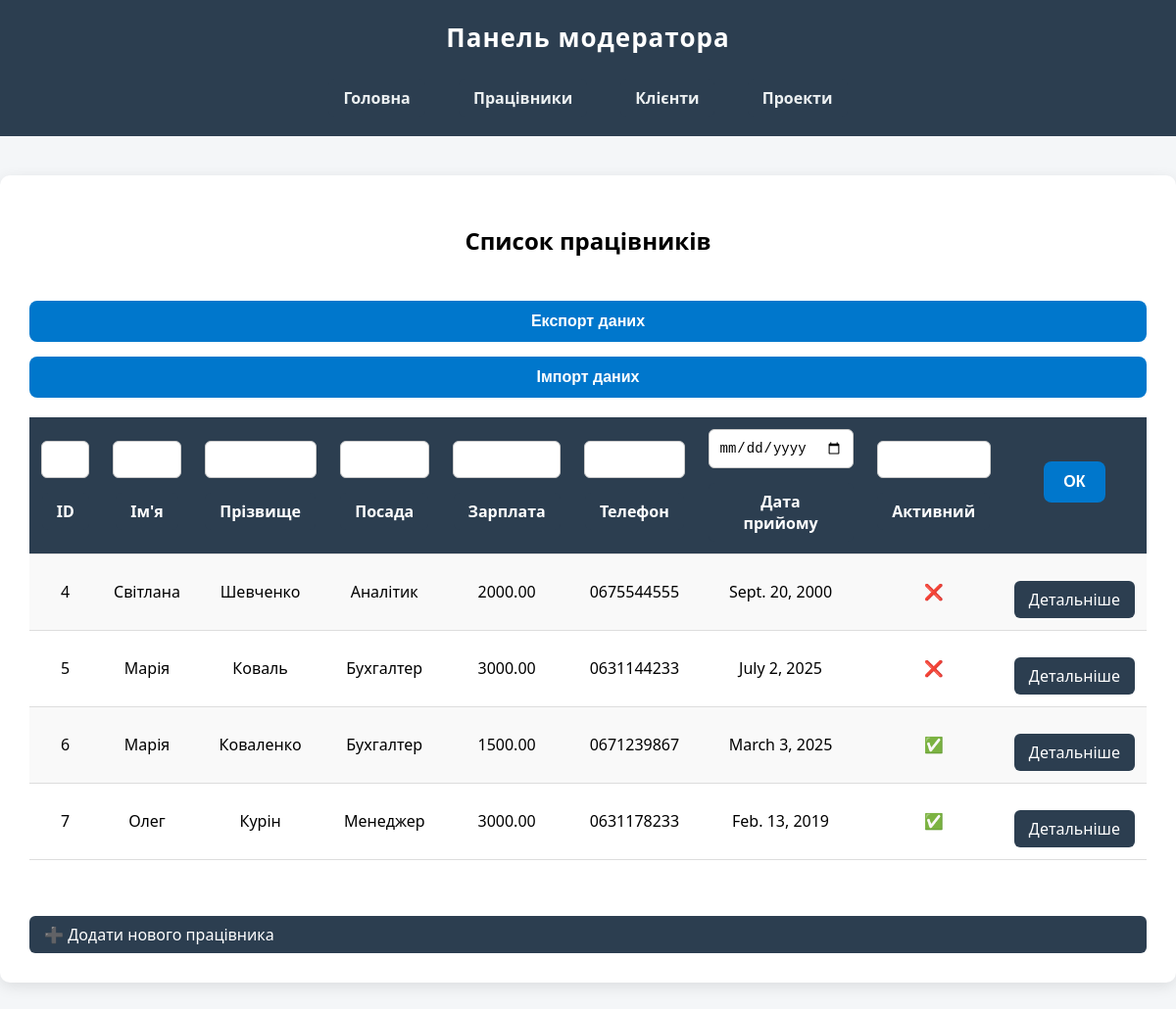
The app's page /moderator/workers/ with its own data.
### main/models.py (models this page shows, shortened)
class Worker(models.Model):
    id = models.IntegerField('№', primary_key=True)
    name = models.CharField('Ім’я', max_length=20)
    surname = models.CharField('Прізвище', max_length=20)
    position = models.CharField('Посада', max_length=50)
    salary = models.DecimalField('Зарплата', max_digits=10, decimal_places=2)
    phone = models.CharField('Телефон', max_length=20)
    date_hired = models.DateField('Дата найму')
    is_active = models.BooleanField('Активний', default=False)

### moderator/views.py (the view)
# urls.py: path('workers/',views.show_workers_list,name='workers_list'),
def show_workers_list(request):
    logger.info('Користувач перейшов на сторінку списку робітників')
    all_workers = Worker.objects.all()
    sort_field = request.GET.get('sort', 'id')
    direction = request.GET.get('dir', 'asc')
    if request.method == 'GET':
        filter_fields = ['id', 'name', 'surname', 'position', 'salary', 'phone', 'date_hired', 'is_active']
        filters = {}
        for i in filter_fields:
            value = request.GET.get(f'filter_{i}')
            if value:
                filters[i] = value
        all_workers = all_workers.filter(**filters)
    if direction == 'desc':
        all_workers = all_workers.order_by(f'-{sort_field}')
    else:
        all_workers = all_workers.order_by(sort_field)
    return render(request, 'moderator/workers/workers_list.html', {'all_workers': all_workers, 'sort_field': sort_field, 'direction': direction})

### moderator/templates/moderator/workers/workers_list.html (shortened to what this page needs)
{% extends 'layout_m.html' %}
{% block content %}
    <h2 style="text-align: center; margin-bottom: 30px;">Список працівників</h2>
    <form action="{% url 'export_workers' %}" method="post">
        <button type="submit">Експорт даних</button>
    </form>
    <form action="{% url 'import_workers' %}" method="post">
        <button type="submit">Імпорт даних</button>
    </form>
    <form method="get">
        <table>
            <tr>
                <th>
                    <input name="filter_id" type="number">
                    <a href="?sort=id&dir={% if sort_field == 'id' and direction == 'asc' %}desc{% else %}asc{% endif %}">ID</a>
                </th>
                <th>
                    <input name="filter_name" type="text">
                    <a href="?sort=name&dir={% if sort_field == 'name' and direction == 'asc' %}desc{% else %}asc{% endif %}">Ім'я</a>
                </th>
                <th>
                    <input name="filter_surname" type="text">
                    <a href="?sort=surname&dir={% if sort_field == 'surname' and direction == 'asc' %}desc{% else %}asc{% endif %}">Прізвище</a>
                </th>
                <th>
                    <input name="filter_position" type="text">
                    <a href="?sort=position&dir={% if sort_field == 'position' and direction == 'asc' %}desc{% else %}asc{% endif %}">Посада</a>
                </th>
                <th>
                    <input name="filter_salary" type="number">
                    <a href="?sort=salary&dir={% if sort_field == 'salary' and direction == 'asc' %}desc{% else %}asc{% endif %}">Зарплата</a>
                </th>
                <th><input name="filter_phone" type="text">
                    <a href="?sort=phone&dir={% if sort_field == 'phone' and direction == 'asc' %}desc{% else %}asc{% endif %}">Телефон</a></th>
                <th>
                    <input name="filter_date_hired" type="date">
                    <a href="?sort=date_hired&dir={% if sort_field == 'date_hired' and direction == 'asc' %}desc{% else %}asc{% endif %}">Дата прийому</a>
                </th>
                <th>
                    <input name="filter_is_active" type="boolean">
                    <a href="?sort=is_active&dir={% if sort_field == 'is_active' and direction == 'asc' %}desc{% else %}asc{% endif %}">Активний</a>
                </th>
                <th><button type="submit">{% block b %}ОК{% endblock %}</button><br><br></th>
            </tr>
            {% for worker in all_workers %}
            <tr>
                <td>{{ worker.id }}</td>
                <td>{{ worker.name }}</td>
                <td>{{ worker.surname }}</td>
                <td>{{ worker.position }}</td>
                <td>{{ worker.salary }}</td>
                <td>{{ worker.phone }}</td>
                <td>{{ worker.date_hired }}</td>
                <td>{% if worker.is_active %}✅{% else %}❌{% endif %}</td>
                <td><a href="{% url 'worker_details' worker.id%}">Детальніше</a></td>
            </tr>
            {% endfor %}
        </table>
        <br>
        <a href="{% url 'worker_create' %}">➕ Додати нового працівника</a>
    </form>
{% endblock %}

### moderator/static/moderator/css/style.css (style rules this page uses)
body { font-family: system-ui, -apple-system, BlinkMacSystemFont, 'Segoe UI', Roboto, Oxygen, Ubuntu, Cantarell, 'Open Sans', 'Helvetica Neue', sans-serif; background: #f4f6f8; margin: 0; padding: 0; }
table { width: 100%; margin: 0 auto; border-collapse: collapse; margin-top: 20px; }
th, td { padding: 12px; text-align: center; border-bottom: 1px solid #ddd; }
th { background: #2c3e50; color: white; }
tr:nth-child(even) { background: #f9f9f9; }
a, button { display: inline-block; background: #2c3e50; color: white; padding: 8px 15px; border-radius: 6px; text-decoration: none; margin-top: 15px; transition: 0.3s; }
form { display: flex; flex-direction: column; gap: 10px; }
input, select, textarea { padding: 10px; border-radius: 6px; border: 1px solid #ccc; font-size: 14px; width: 100%; box-sizing: border-box; }
button { background-color: #0077cc; color: white; padding: 12px 20px; border: none; border-radius: 8px; font-size: 16px; font-weight: bold; cursor: pointer; transition: 0.3s; }

### records on screen
Worker: id "4", name "Світлана", surname "Шевченко", position "Аналітик", salary "2000.00", phone "0675544555", date_hired "Sept. 20, 2000"
Worker: id "5", name "Марія", surname "Коваль", position "Бухгалтер", salary "3000.00", phone "0631144233", date_hired "July 2, 2025"
Worker: id "6", name "Марія", surname "Коваленко", position "Бухгалтер", salary "1500.00", phone "0671239867", date_hired "March 3, 2025"
Worker: id "7", name "Олег", surname "Курін", position "Менеджер", salary "3000.00", phone "0631178233", date_hired "Feb. 13, 2019"
